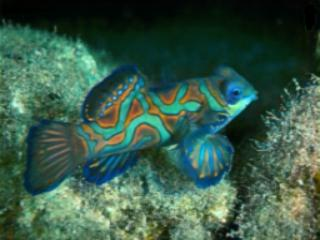
#> input picture image/fish_bad.jpg, 320 x 240 px, found by its file name
$ python main.py
#> lines starting #> are read from the running program, lines starting #| are printed output that depends on the picture; long printed decimals are rounded
#> further down, img is the input picture: shape (240, 320, 3); mean B, G, R 72.3, 89.8, 56.5
### UDCP/getGbDarkChannel.py
import numpy as np


def getMinChannel(img):
	imgGray = np.zeros((img.shape[0],img.shape[1]),'float32')
	for i in range(0,img.shape[0]):
		for j in range(0,img.shape[1]):
			localMin = 255
			for k in range(0,2):
				if img.item((i,j,k)) < localMin:
					localMin = img.item((i,j,k))
			imgGray[i,j] = localMin
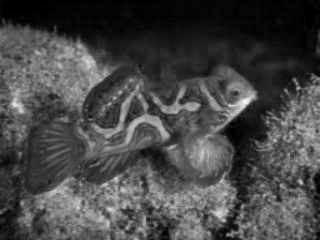
#> imgGray: shape (240, 320) float32; min 0, max 251, mean 70.7
	return imgGray

def getDarkChannel(img, blockSize):
    img = getMinChannel(img)
    addSize = int((blockSize - 1) / 2)
    newHeight = img.shape[0] + blockSize - 1
#> newHeight = 248
    newWidth = img.shape[1] + blockSize - 1
#> newWidth = 328
    imgMiddle = np.zeros((newHeight, newWidth))
    imgMiddle[:, :] = 255
    imgMiddle[addSize:newHeight - addSize, addSize:newWidth - addSize] = img
    # print('imgMiddle',imgMiddle)
    imgDark = np.zeros((img.shape[0], img.shape[1]), np.uint8)
    for i in range(addSize, newHeight - addSize):
        for j in range(addSize, newWidth - addSize):
            localMin = 255
            for k in range(i - addSize, i + addSize + 1):
                for l in range(j - addSize, j + addSize + 1):
                    if imgMiddle.item((k, l)) < localMin:
                        localMin = imgMiddle.item((k, l))
            imgDark[i - addSize, j - addSize] = localMin
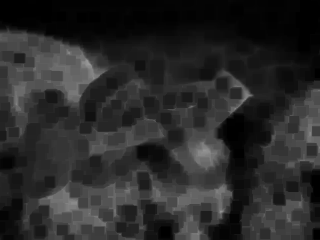
#> imgDark: shape (240, 320); min 0, max 153, mean 41.5
    return imgDark

### UDCP/getAtomsphericLight.py
import numpy as np

class Node(object):
	def __init__(self,x,y,value):
		self.x = x
		self.y = y
		self.value = value
	def printInfo(self):
		print(self.x,self.y,self.value)


def getAtomsphericLight(darkChannel, img):
    height = darkChannel.shape[0]
#> height = 240
    width = darkChannel.shape[1]
#> width = 320
    nodes = []
    for i in range(0, height):
        for j in range(0, width):
            oneNode = Node(i, j, darkChannel[i, j])
            nodes.append(oneNode)
#> this loop made 240 passes
#| AtomsphericLight [195 228 153]
    nodes = sorted(nodes, key=lambda node: node.value, reverse=True)

    atomsphericLight  = img[nodes[0].x, nodes[0].y, :]
    return atomsphericLight

### UDCP/getTM.py
import numpy as np
def getMinChannel(img,AtomsphericLight):
    imgGrayNormalization = np.zeros((img.shape[0], img.shape[1]))
    for i in range(0, img.shape[0]):
        for j in range(0, img.shape[1]):
            localMin = 1
            for k in range(0, 2):
                imgNormalization = img.item((i, j, k)) / AtomsphericLight[k]
                if imgNormalization < localMin:
                    localMin = imgNormalization
            imgGrayNormalization[i, j] = localMin
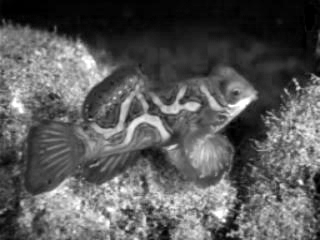
#> imgGrayNormalization: shape (240, 320) float64; min 0, max 1, mean 0.353
    return imgGrayNormalization

def getTransmission(img,AtomsphericLight ,blockSize):
    img = getMinChannel(img,AtomsphericLight)
    addSize = int((blockSize - 1) / 2)
    newHeight = img.shape[0] + blockSize - 1
    newWidth = img.shape[1] + blockSize - 1
    imgMiddle = np.zeros((newHeight, newWidth))
    imgMiddle[:, :] = 1
    imgMiddle[addSize:newHeight - addSize, addSize:newWidth - addSize] = img
    # print('imgMiddle',imgMiddle)
    imgDark = np.zeros((img.shape[0], img.shape[1]))
    localMin = 1
    for i in range(addSize, newHeight - addSize):
        for j in range(addSize, newWidth - addSize):
            localMin = 1
            for k in range(i - addSize, i + addSize + 1):
                for l in range(j - addSize, j + addSize + 1):
                    if imgMiddle.item((k, l)) < localMin:
                        localMin = imgMiddle.item((k, l))
            imgDark[i - addSize, j - addSize] = localMin
    transmission  = 1- imgDark

    transmission = np.clip(transmission, 0.1, 0.9)


    return transmission

### UDCP/GuidedFilter.py
# -*- coding: utf-8 -*-
import numpy as np
import cv2

class GuidedFilter:

    # def __init__(self, I, radius=5, epsilon=0.4):
    def __init__(self, I, radius, epsilon):

        self._radius = 2 * radius + 1
        self._epsilon = epsilon
        self._I = self._toFloatImg(I)
        self._initFilter()

        # print('radius',self._radius)
        # print('epsilon',self._epsilon)

    def _toFloatImg(self, img):
        if img.dtype == np.float32:
            return img
        return ( 1.0 / 255.0 ) * np.float32(img)

    def _initFilter(self):
        I = self._I
        r = self._radius
        eps = self._epsilon

        Ir, Ig, Ib = I[:, :, 0], I[:, :, 1], I[:, :, 2]

        # [10 lines of commented-out code are left out]


        self._Ir_mean = cv2.blur(Ir, (r, r))
        self._Ig_mean = cv2.blur(Ig, (r, r))
        self._Ib_mean = cv2.blur(Ib, (r, r))

        Irr_var = cv2.blur(Ir ** 2, (r, r)) - self._Ir_mean ** 2 + eps
        Irg_var = cv2.blur(Ir * Ig, (r, r)) - self._Ir_mean * self._Ig_mean
        Irb_var = cv2.blur(Ir * Ib, (r, r)) - self._Ir_mean * self._Ib_mean
        Igg_var = cv2.blur(Ig * Ig, (r, r)) - self._Ig_mean * self._Ig_mean + eps
        Igb_var = cv2.blur(Ig * Ib, (r, r)) - self._Ig_mean * self._Ib_mean
        Ibb_var = cv2.blur(Ib * Ib, (r, r)) - self._Ib_mean * self._Ib_mean + eps


        Irr_inv = Igg_var * Ibb_var - Igb_var * Igb_var
        Irg_inv = Igb_var * Irb_var - Irg_var * Ibb_var
        Irb_inv = Irg_var * Igb_var - Igg_var * Irb_var
        Igg_inv = Irr_var * Ibb_var - Irb_var * Irb_var
        Igb_inv = Irb_var * Irg_var - Irr_var * Igb_var
        Ibb_inv = Irr_var * Igg_var - Irg_var * Irg_var

        I_cov = Irr_inv * Irr_var + Irg_inv * Irg_var + Irb_inv * Irb_var
        Irr_inv /= I_cov
        Irg_inv /= I_cov
        Irb_inv /= I_cov
        Igg_inv /= I_cov
        Igb_inv /= I_cov
        Ibb_inv /= I_cov

        self._Irr_inv = Irr_inv
        self._Irg_inv = Irg_inv
        self._Irb_inv = Irb_inv
        self._Igg_inv = Igg_inv
        self._Igb_inv = Igb_inv
        self._Ibb_inv = Ibb_inv

    def _computeCoefficients(self, p):
        r = self._radius
        I = self._I
        Ir, Ig, Ib = I[:, :, 0], I[:, :, 1], I[:, :, 2]


        p_mean = cv2.blur(p, (r, r))
        Ipr_mean = cv2.blur(Ir * p, (r, r))
        Ipg_mean = cv2.blur(Ig * p, (r, r))
        Ipb_mean = cv2.blur(Ib * p, (r, r))


        Ipr_cov = Ipr_mean - self._Ir_mean * p_mean
        Ipg_cov = Ipg_mean - self._Ig_mean * p_mean
        Ipb_cov = Ipb_mean - self._Ib_mean * p_mean

        ar = self._Irr_inv * Ipr_cov + self._Irg_inv * Ipg_cov + self._Irb_inv * Ipb_cov
        ag = self._Irg_inv * Ipr_cov + self._Igg_inv * Ipg_cov + self._Igb_inv * Ipb_cov
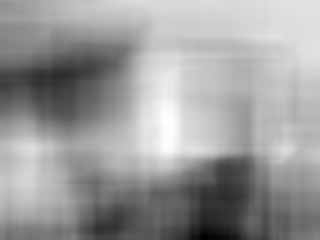
#> ag: shape (240, 320) float64; min -0.809, max 0.102, mean -0.254; drawn with min black and max white
        ab = self._Irb_inv * Ipr_cov + self._Igb_inv * Ipg_cov + self._Ibb_inv * Ipb_cov
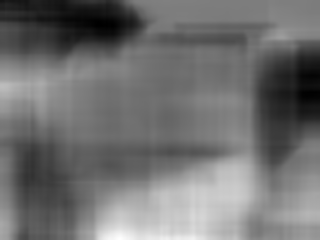
#> ab: shape (240, 320) float64; min -0.447, max 0.466, mean -0.0427; drawn with min black and max white

        b = p_mean - ar * self._Ir_mean - ag * self._Ig_mean - ab * self._Ib_mean
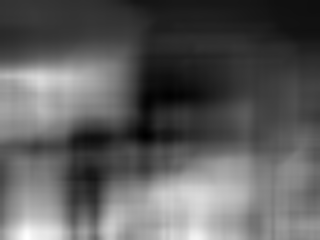
#> b: shape (240, 320) float64; min 0.891, max 1.04, mean 0.945; drawn with min black and max white

        ar_mean = cv2.blur(ar, (r, r))
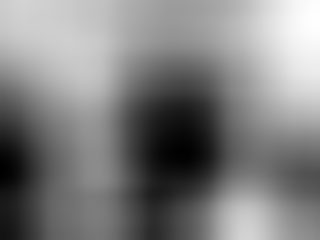
#> ar_mean: shape (240, 320) float64; min -0.353, max -0.0902, mean -0.221; drawn with min black and max white
        ag_mean = cv2.blur(ag, (r, r))
        ab_mean = cv2.blur(ab, (r, r))
        b_mean = cv2.blur(b, (r, r))

        return ar_mean, ag_mean, ab_mean, b_mean

    def _computeOutput(self, ab, I):

        ar_mean, ag_mean, ab_mean, b_mean = ab
        Ir, Ig, Ib = I[:, :, 0], I[:, :, 1], I[:, :, 2]
        q = ar_mean * Ir + ag_mean * Ig + ab_mean * Ib + b_mean
        return q

    def filter(self, p):

        p_32F = self._toFloatImg(p)

        ab = self._computeCoefficients(p)
        return self._computeOutput(ab, self._I)

### UDCP/sceneRadiance.py
import numpy as np

def sceneRadianceRGB(img, transmission, AtomsphericLight):
    AtomsphericLight = np.array(AtomsphericLight)
    img = np.float64(img)
    sceneRadiance = np.zeros(img.shape)

    transmission = np.clip(transmission, 0.2, 0.9)
    for i in range(0, 3):
        sceneRadiance[:, :, i] = (img[:, :, i] - AtomsphericLight[i]) / transmission  + AtomsphericLight[i]

    sceneRadiance = np.clip(sceneRadiance, 0, 255)
    sceneRadiance = np.uint8(sceneRadiance)
    return sceneRadiance

### UDCP/RefinedTramsmission.py
import numpy as np
from GuidedFilter import GuidedFilter


def  Refinedtransmission(transmission,img):

    gimfiltR = 50
    eps = 10 ** -3

    guided_filter = GuidedFilter(img, gimfiltR, eps)
    transmission = guided_filter.filter(transmission)
    transmission = np.clip(transmission,0.1, 0.9)

    return transmission

### UDCP/main.py
import os
import numpy as np
import cv2
import natsort

from RefinedTramsmission import Refinedtransmission
from getAtomsphericLight import getAtomsphericLight
from getGbDarkChannel import getDarkChannel
from getTM import getTransmission
from sceneRadiance import sceneRadianceRGB

np.seterr(over='ignore')
if __name__ == '__main__':
    pass

# folder = "C:/Users/Administrator/Desktop/UnderwaterImageEnhancement/Physical/UDCP"
#folder = "C:/Users/Administrator/Desktop/Databases/Dataset"
""" path = folder + "/InputImages"
files = os.listdir(path)
files =  natsort.natsorted(files)

for i in range(len(files)):
    file = files[i]
    filepath = path + "/" + file
    prefix = file.split('.')[0]
    if os.path.isfile(filepath):
        print('********    file   ********',file)
        img = cv2.imread(folder +'/InputImages/' + file) """

img = cv2.imread('/home/jcrandell/Desktop/ECE4803/Project/image_dehaze/image/fish_bad.jpg')

#print('img',img)

blockSize = 9
GB_Darkchannel = getDarkChannel(img, blockSize)
AtomsphericLight = getAtomsphericLight(GB_Darkchannel, img)

print('AtomsphericLight', AtomsphericLight)
# print('img/AtomsphericLight', img/AtomsphericLight)

# AtomsphericLight = [231, 171, 60]

transmission = getTransmission(img, AtomsphericLight, blockSize)

# cv2.imwrite('OutputImages/' + prefix + '_UDCP_Map.jpg', np.uint8(transmission))

transmission = Refinedtransmission(transmission, img)
sceneRadiance = sceneRadianceRGB(img, transmission, AtomsphericLight)

Ir = img[:,:,2] # read red channel
Ig = img[:,:,1] # read green channel
Ib = img[:,:,0] # read blue channel

R_total= 0
G_total= 0
B_total= 0

R_total = np.sum(Ir)
G_total = np.sum(Ig)
B_total = np.sum(Ib)
print(R_total)
#| 4336790
print(G_total)
#| 6893606
print(B_total)
#| 5556192
#Calculate the image total intensity
I_total = R_total + G_total + B_total

intensity_average = I_total / 3
print(intensity_average)
#| 5595529.333
# print('AtomsphericLight',AtomsphericLight)


cv2.imwrite("/home/jcrandell/Desktop/ECE4803/Project/image_dehaze/image/fish_transmission.png", np.uint8(transmission * 255))
cv2.imwrite("/home/jcrandell/Desktop/ECE4803/Project/image_dehaze/image/fish_sceneRadiance.png", sceneRadiance)

$ run again, with image/diver_bad.jpg copied over image/fish_bad.jpg
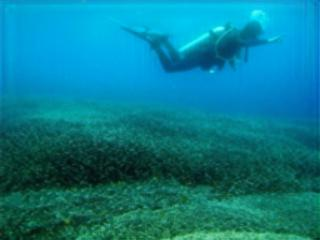
#> input picture image/diver_bad.jpg, 320 x 240 px, found by its file name
#> img is the input picture: shape (240, 320, 3); mean B, G, R 141.4, 123.8, 8.7
#> after the loop in getDarkChannel, `for i in range(addSize, newHeight - addSize):`:
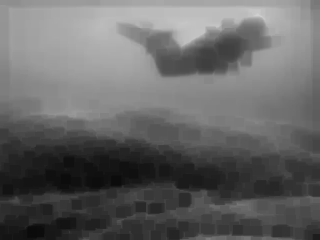
#> imgDark: shape (240, 320); min 11, max 208, mean 101.2
#> the loop in getAtomsphericLight, `for i in range(0, height):` made 240 passes
#| AtomsphericLight [238 228  26]
#> in _computeCoefficients, `ar_mean = cv2.blur(ar, (r, r))`:
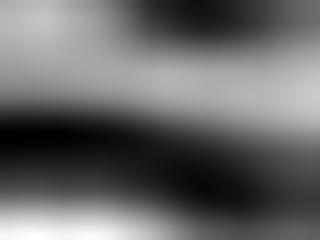
#> ar_mean: shape (240, 320) float64; min -0.583, max -0.283, mean -0.46; drawn with min black and max white
#| 665674
#| 9504549
#| 10857432
#| 7009218.333
